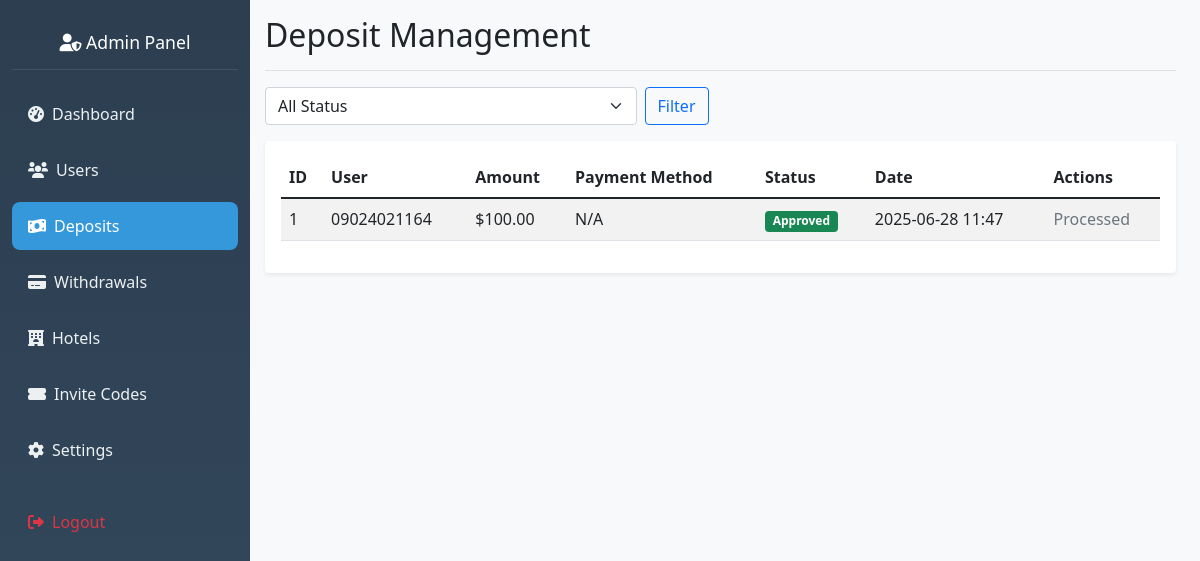
Screenshot of /admin/deposits (signed in) with the database file from the repository.
### hotel_app/models.py (models this page shows, shortened)
class DepositRequest(db.Model):
    id = db.Column(db.Integer, primary_key=True)
    user_id = db.Column(db.Integer, db.ForeignKey('user.id'), nullable=False)
    amount = db.Column(db.Float, nullable=False)
    network = db.Column(db.String(20), nullable=False)  # BTC, ETH, USDT, etc.
    wallet_address = db.Column(db.String(200), nullable=True)  # User's wallet address
    transaction_hash = db.Column(db.String(200))  # Optional: for transaction verification
    status = db.Column(db.String(20), default='Pending')  # Pending, Approved, Rejected
    admin_notes = db.Column(db.Text)  # Admin can add notes
    created_at = db.Column(db.DateTime, default=datetime.utcnow)
    processed_at = db.Column(db.DateTime)
    processed_by = db.Column(db.Integer, db.ForeignKey('admin.id'))  # Which admin processed it
    processed_by_admin = db.relationship('Admin', backref='processed_deposits', lazy=True)

class User(db.Model, UserMixin):
    id = db.Column(db.Integer, primary_key=True)
    nickname = db.Column(db.String(80))
    user_id = db.Column(db.String(6), unique=True)
    agent_id = db.Column(db.String(6), unique=True)
    contact = db.Column(db.String(20))
    invitation_code = db.Column(db.String(20))
    member_points = db.Column(db.Integer, default=0)
    balance = db.Column(db.Float, default=0.0)
    vip_level = db.Column(db.String(10), default='VIP0')
    withdrawal_password = db.Column(db.String(100))
    password_hash = db.Column(db.String(100))
    is_active = db.Column(db.Boolean, default=False)
    created_at = db.Column(db.DateTime, default=datetime.utcnow)
    reservations = db.relationship('Reservation', backref='user', lazy=True)
    deposit_requests = db.relationship('DepositRequest', backref='user', lazy=True)
    withdrawal_requests = db.relationship('WithdrawalRequest', backref='user', lazy=True)

### hotel_app/routes.py (the view, shortened to what this page needs)
@app.route('/admin/deposits')
@admin_required
def view_deposits():
    try:
        logger.debug("Accessing view_deposits route")
        page = request.args.get('page', 1, type=int)
        status_filter = request.args.get('status', '')  # Optional status filter
        total_deposits = DepositRequest.query.count()
        logger.debug(f"Total deposits in database: {total_deposits}")
        deposits_query = DepositRequest.query
        if status_filter and status_filter in ['Pending', 'Approved', 'Rejected']:
            deposits_query = deposits_query.filter(DepositRequest.status == status_filter)
            logger.debug(f"Filtering by status: {status_filter}")
        deposits = deposits_query.order_by(DepositRequest.created_at.desc()).paginate(
            page=page,
            per_page=20,
            error_out=False
        )
        logger.debug(f"Deposits found for page {page}: {len(deposits.items)}")
        for i, deposit in enumerate(deposits.items[:3]):
            user = User.query.get(deposit.user_id) if deposit.user_id else None
            logger.debug(f"Deposit {i}: ID={deposit.id}, Status={deposit.status}, Amount=${deposit.amount}, User={user.nickname if user else 'Unknown'}")
        return render_template('admin_deposits.html', deposits=deposits, current_status=status_filter)
    except Exception as e:
        logger.error(f"Error in view_deposits: {str(e)}")
        logger.error(f"Exception details: {type(e).__name__}: {e}")
        import traceback
        logger.error(f"Traceback: {traceback.format_exc()}")
        flash(f'Error loading deposits: {str(e)}', 'error')
        return redirect(url_for('admin_dashboard'))

### hotel_app/routes.py (called while the page is built)
def admin_required(f):
    @wraps(f)
    def wrapper(*args, **kwargs):
        admin_id = session.get('admin_id')
        if not admin_id:
            flash("Admin login required.", "danger")
            return redirect(url_for('admin_login'))
        admin = Admin.query.get(admin_id)
        if not admin or not admin.is_active:
            session.pop('admin_id', None)
            flash("Admin access denied.", "danger")
            return redirect(url_for('admin_login'))
        return f(*args, **kwargs)
    return wrapper

@app.before_request
def check_admin_routes():
    if request.endpoint and request.endpoint.startswith('admin_') and request.endpoint != 'admin_login':
        if 'admin_id' not in session:
            return redirect(url_for('admin_login'))

### hotel_app/templates/admin_deposits.html (shortened to what this page needs)
{% extends "admin_base.html" %}
{% block content %}
<div class="d-flex justify-content-between flex-wrap flex-md-nowrap align-items-center pb-2 mb-3 border-bottom">
    <h1 class="h2">Deposit Management</h1>
</div>
<div class="row mb-3">
    <div class="col-md-6">
        <form method="GET" class="d-flex">
            <select name="status" class="form-select me-2">
                <option value="">All Status</option>
            </select>
            <button type="submit" class="btn btn-outline-primary">Filter</button>
        </form>
    </div>
</div>
<div class="card">
    <div class="card-body">
        <div class="table-responsive">
            <table class="table table-striped">
                <thead>
                    <tr>
                        <th>ID</th>
                        <th>User</th>
                        <th>Amount</th>
                        <th>Payment Method</th>
                        <th>Status</th>
                        <th>Date</th>
                        <th>Actions</th>
                    </tr>
                </thead>
                <tbody>
                    {% for deposit in deposits.items %}
                    <tr>
                        <td>{{ deposit.id }}</td>
                        <td>{{ deposit.user.contact if deposit.user else 'Unknown' }}</td>
                        <td>${{ "%.2f"|format(deposit.amount) }}</td>
                        <td>{{ deposit.payment_method or 'N/A' }}</td>
                        <td>
                            <span class="badge bg-{{ 'warning' if deposit.status == 'Pending' else ('success' if deposit.status == 'Approved' else 'danger') }}">
                                {{ deposit.status }}
                            </span>
                        </td>
                        <td>{{ deposit.created_at.strftime('%Y-%m-%d %H:%M') if deposit.created_at else 'N/A' }}</td>
                        <td>
                            {% if deposit.status == 'Pending' %}
                            <div class="btn-group btn-group-sm" role="group">
                                <form method="POST" action="{{ url_for('approve_deposit', deposit_id=deposit.id) }}" class="d-inline">
                                    {% if csrf_token %}
                                    <input type="hidden" name="csrf_token" value="{{ csrf_token() }}"/>
                                    {% endif %}
                                    <input type="hidden" name="admin_notes" value="Approved by admin"/>
                                    <button type="submit" class="btn btn-success btn-sm"
                                            onclick="return confirm('Are you sure you want to approve this deposit of ${{ deposit.amount }}?')">
                                        Approve
                                    </button>
                                </form>
                                <form method="POST" action="{{ url_for('reject_deposit', deposit_id=deposit.id) }}" class="d-inline">
                                    {% if csrf_token %}
                                    <input type="hidden" name="csrf_token" value="{{ csrf_token() }}"/>
                                    {% endif %}
                                    <input type="hidden" name="admin_notes" value="Rejected by admin"/>
                                    <button type="submit" class="btn btn-danger btn-sm"
                                            onclick="return confirm('Are you sure you want to reject this deposit of ${{ deposit.amount }}?')">
                                        Reject
                                    </button>
                                </form>
                            </div>
                            {% else %}
                            <span class="text-muted">Processed</span>
                            {% endif %}
                        </td>
                    </tr>
                    {% else %}
                    <tr>
                        <td colspan="7" class="text-center text-muted">No deposit requests found.</td>
                    </tr>
                    {% endfor %}
                </tbody>
            </table>
        </div>
    </div>
</div>
{% endblock %}

### hotel_app/static/css/admin.css (style rules this page uses)
.card { border: none; box-shadow: 0 0.125rem 0.25rem rgba(0, 0, 0, 0.075); }
@media (min-width: 992px) { .container-fluid .row { display: flex !important; flex-wrap: nowrap !important; } }
@media (min-width: 1200px) { .container-fluid .row { display: flex !important; } }

### rows the page displays
DepositRequest: id "1", user "09024021164", amount "100.00", payment_method "N/A", status "Approved", created_at "2025-06-28 11:47", shows "Processed"
